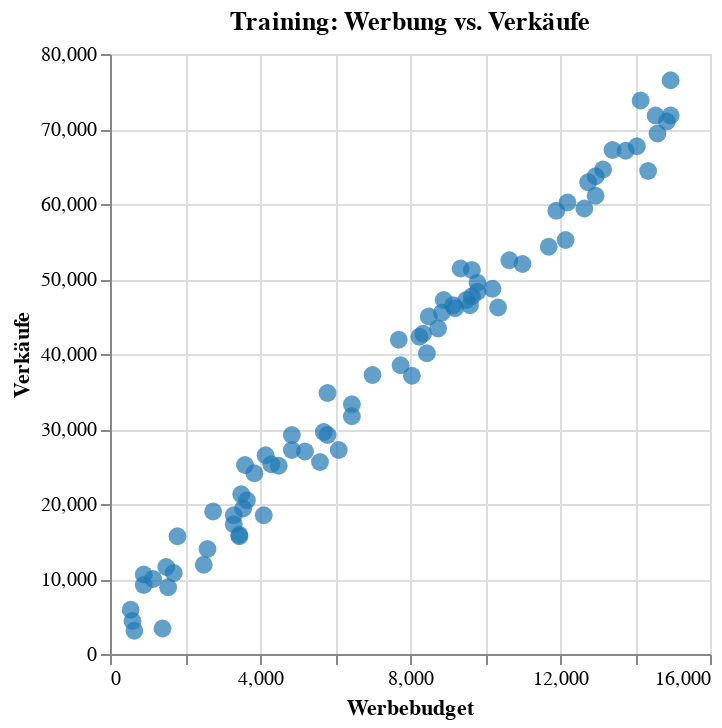

Notebook cell for this chart:
### Markdown cell above
Streudiagramm ausschließlich auf Basis der Trainingsdaten:

### Code cell
train_scatter = (
    alt.Chart(train_df)
    .mark_circle(size=80, color="#1f77b4")
    .encode(
        x=alt.X("ads", title="Werbebudget"), 
        y=alt.Y("sales", title="Verkäufe"))
    .properties(title="Training: Werbung vs. Verkäufe")
)
train_scatter

### Figure 1 — Vega-Lite specification as saved in the notebook (floating-point values rounded to 4 significant figures)
{"config": {"view": {"continuousWidth": 300, "continuousHeight": 300}}, "data": {"name": "data-907a21c9c0fd6f14e2d4b963fddc2332"}, "mark": {"type": "circle", "color": "#1f77b4", "size": 80}, "encoding": {"x": {"field": "ads", "title": "Werbebudget", "type": "quantitative"}, "y": {"field": "sales", "title": "Verkäufe", "type": "quantitative"}}, "title": "Training: Werbung vs. Verkäufe", "$schema": "https://vega.github.io/schema/vega-lite/v6.1.0.json", "datasets": {"data-907a21c9c0fd6f14e2d4b963fddc2332": [{"sales": 42700, "ads": 8350}, {"sales": 64600, "ads": 13150}, {"sales": 25200, "ads": 3600}, {"sales": 29200, "ads": 5800}, {"sales": 49500, "ads": 9800}, {"sales": 11900, "ads": 2500}, {"sales": 25600, "ads": 5600}, {"sales": 69400, "ads": 14600}, {"sales": 11600, "ads": 1500}, {"sales": 46200, "ads": 10350}, {"sales": 8900, "ads": 1550}, {"sales": 31700, "ads": 6450}, {"sales": 62900, "ads": 12750}, {"sales": 24100, "ads": 3850}, {"sales": 73800, "ads": 14150}, {"sales": 10600, "ads": 900}, {"sales": 47700, "ads": 9650}, {"sales": 46500, "ads": 9600}, {"sales": 25100, "ads": 4500}, {"sales": 14000, "ads": 2600}, {"sales": 37200, "ads": 7000}, {"sales": 25300, "ads": 4300}, {"sales": 10000, "ads": 1150}, {"sales": 71800, "ads": 14550}, {"sales": 20500, "ads": 3650}, {"sales": 17300, "ads": 3300}, {"sales": 55200, "ads": 12150}, {"sales": 19400, "ads": 3550}, {"sales": 46100, "ads": 9200}, {"sales": 10800, "ads": 1700}, {"sales": 21300, "ads": 3500}, {"sales": 3100, "ads": 650}, {"sales": 19000, "ads": 2750}, {"sales": 27000, "ads": 5200}, {"sales": 3400, "ads": 1400}, {"sales": 54300, "ads": 11700}, {"sales": 9200, "ads": 900}, {"sales": 47200, "ads": 9500}, {"sales": 29200, "ads": 4850}, {"sales": 67200, "ads": 13400}, {"sales": 40100, "ads": 8450}, {"sales": 71800, "ads": 14950}, {"sales": 42300, "ads": 8250}, {"sales": 34800, "ads": 5800}, {"sales": 41900, "ads": 7700}, {"sales": 51200, "ads": 9650}, {"sales": 27200, "ads": 6100}, {"sales": 48300, "ads": 9800}, {"sales": 46500, "ads": 9150}, {"sales": 71000, "ads": 14850}, {"sales": 59100, "ads": 11900}, {"sales": 29600, "ads": 5700}, {"sales": 43400, "ads": 8750}, {"sales": 33300, "ads": 6450}, {"sales": 76500, "ads": 14950}, {"sales": 45000, "ads": 8500}, {"sales": 52000, "ads": 11000}, {"sales": 26500, "ads": 4150}, {"sales": 64400, "ads": 14350}, {"sales": 45500, "ads": 8850}, {"sales": 51400, "ads": 9350}, {"sales": 59400, "ads": 12650}, {"sales": 27200, "ads": 4850}, {"sales": 18500, "ads": 4100}, {"sales": 5900, "ads": 550}, {"sales": 37100, "ads": 8050}, {"sales": 15700, "ads": 3450}, {"sales": 4400, "ads": 600}, {"sales": 15900, "ads": 3450}, {"sales": 61100, "ads": 12950}, {"sales": 67100, "ads": 13750}, {"sales": 52500, "ads": 10650}, {"sales": 63700, "ads": 12950}, {"sales": 60200, "ads": 12200}, {"sales": 18500, "ads": 3300}, {"sales": 47200, "ads": 8900}, {"sales": 48700, "ads": 10200}, {"sales": 15700, "ads": 1800}, {"sales": 67700, "ads": 14050}, {"sales": 38500, "ads": 7750}]}}
